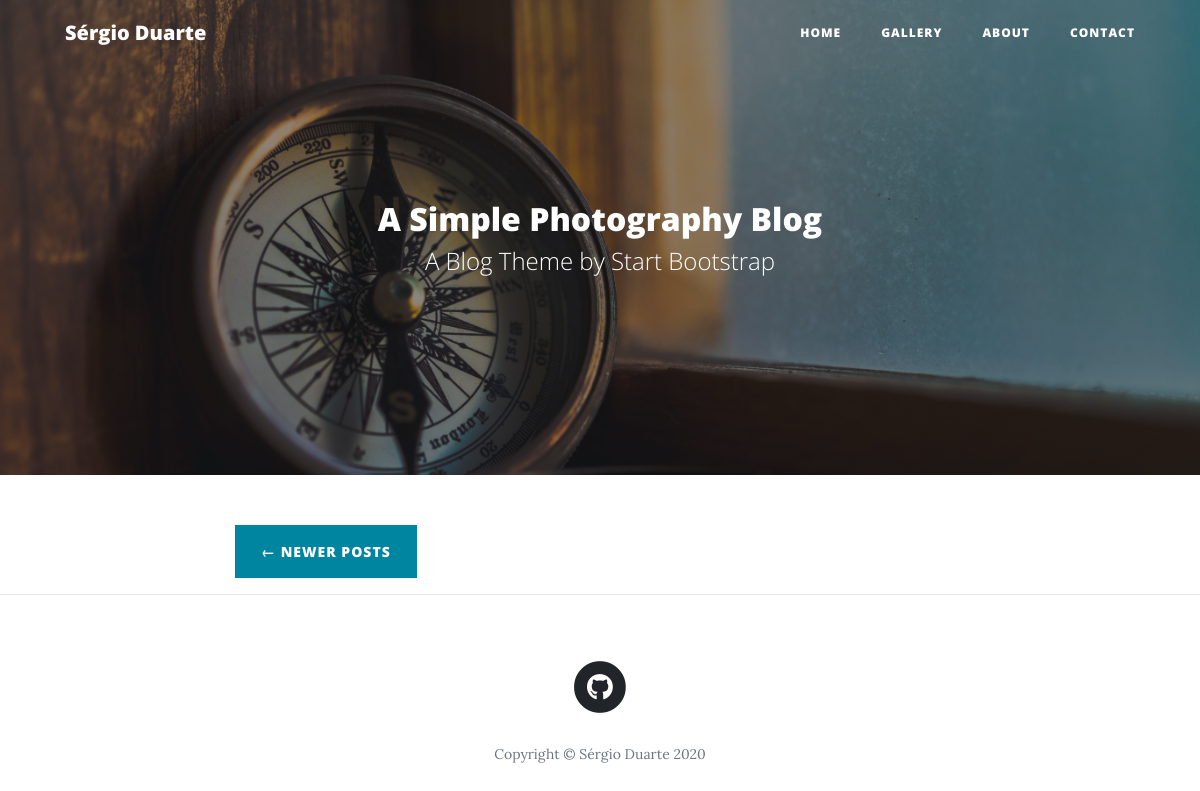
/?page=6, run on an earlier commit of the app's database.
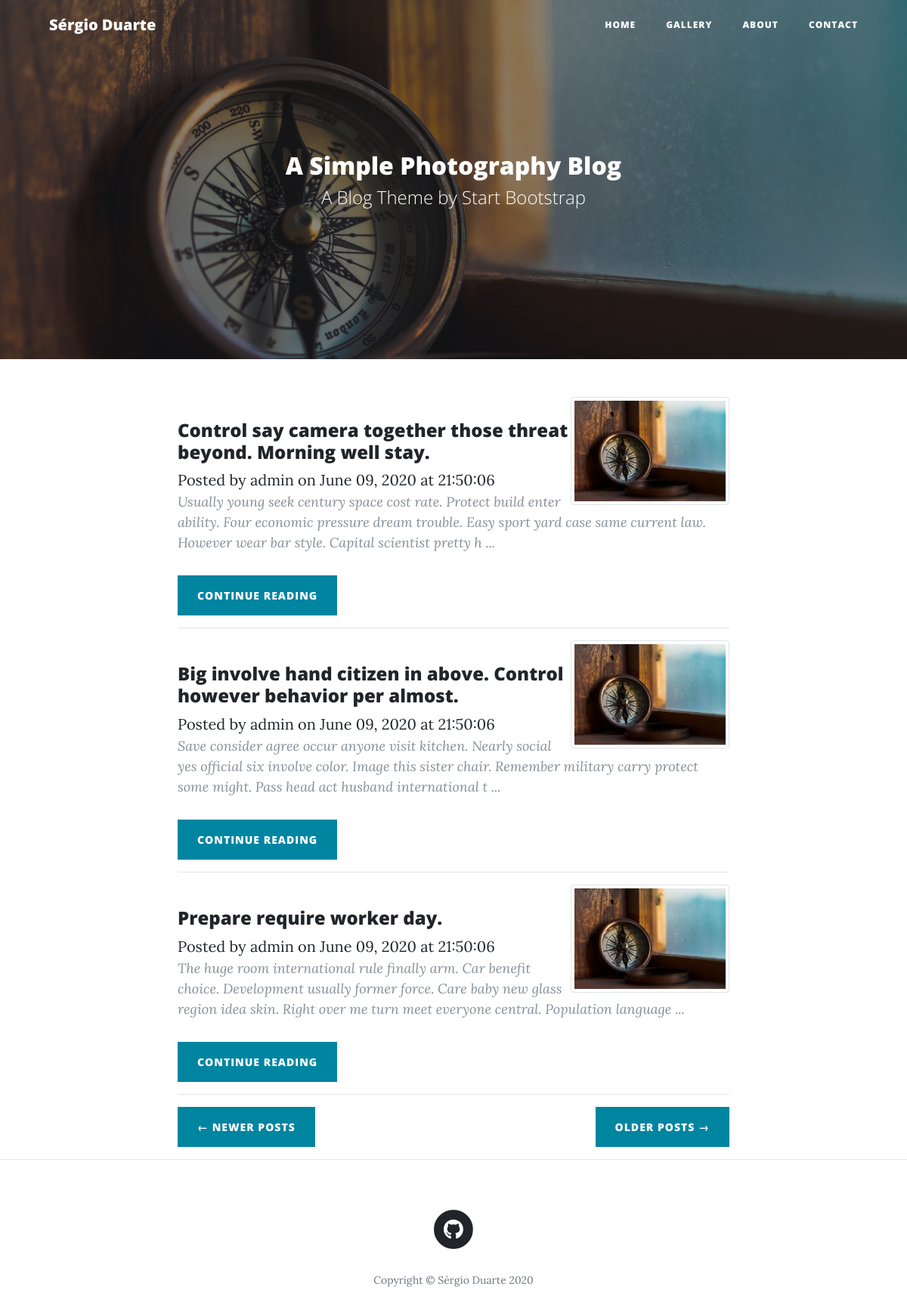
And on a later commit of the database.
### main/models.py (models this page shows, shortened)
class Post(db.Model):
    __tablename__ = 'posts'
    id = db.Column(db.Integer, primary_key=True)
    title = db.Column(db.String(256), nullable=True)
    author_id = db.Column(db.Integer, db.ForeignKey('users.id'))
    author = db.relationship('User',backref='post',uselist=False)
    created_on = db.Column(db.DateTime, nullable=True)
    updated_on = db.Column(db.DateTime, nullable=True)
    image_caption = db.Column(db.String(256), nullable=True, default='')
    image_uri = db.Column(db.String(256), nullable=True, default='')
    text_raw = db.Column(db.Text, nullable=True)
    text_html = db.Column(db.Text, nullable=True)
    text_preview = db.Column(db.Text, nullable=True)

class User(UserMixin, db.Model):
    __tablename__ = 'users'
    posts = db.relationship('Post', backref='user')
    id = db.Column(db.Integer, primary_key=True)
    username = db.Column(db.String(64), unique=True, nullable=True)
    password_hash = db.Column(db.String(512), nullable=True)
    def __repr__(self):
        return '{}'.format(self.username)

### main/core/views.py (the view)
@core.route('/', methods=['POST','GET'])
def index():
    page = request.args.get('page', 1, type=int)
    posts = Post\
            .query\
            .filter_by(author_id=1)\
            .order_by(Post.created_on.desc()) \
            .paginate(page, 3, False)
    next_url = url_for('core.index', page=posts.next_num) \
        if posts.has_next else None
    prev_url = url_for('core.index', page=posts.prev_num) \
        if posts.has_prev else None
    return render_template('index.html', posts=posts,
                            next_url=next_url, prev_url=prev_url)

### main/core/templates/core/index.html
{% extends "base.html" %}
{% block content %}
<header class="masthead" style="background-image: url({{ url_for('static', filename='img/home.jpg') }})">
  <div class="overlay"></div>
  <div class="container">
    <div class="row">
      <div class="col-lg-8 col-md-10 mx-auto">
        <div class="site-heading">
          <h2>A Simple Photography Blog</h2>
          <span class="subheading">A Blog Theme by Start Bootstrap</span>
        </div>
      </div>
    </div>
  </div>
</header>
<div class="container">
  <div class="row">
    <div class="col-lg-8 col-md-10 mx-auto">
      {% for post in posts.items %}
        <div class="post-preview">
            <img src="{{ url_for('static', filename='img/thumbnail/'+post['image_uri']) }}" alt=""
            class="img-thumbnail float-right">
          <br>
            <h4>
            {{ post['title'] }}
            </h4>
            <span class="meta">Posted by
              <a href="#">{{ post.author }}</a>
              on {{ post.created_on.strftime('%B %d, %Y at %H:%M:%S') }}
            </span>
              <p class="post-meta">
                {{ post['text_preview'] }} ...
              </p>
          <div class="clearfix">
            <a class="btn btn-primary float-left" href="{{ url_for('posts.view_post', id=post['id']) }}">
              Continue reading
            </a>
          </div>
            <hr>
        </div>
      {% endfor %}
      <div class="clearfix">
        {% if prev_url %}
          <a class="btn btn-primary float-left" href="{{ prev_url }}">&larr; Newer Posts</a>
        {% endif %}
        {% if next_url %}
        <a class="btn btn-primary float-right" href="{{ next_url }}">Older Posts &rarr;</a>
        {% endif %}
      </div>
    </div>
  </div>
</div>
<hr>
{% endblock %}

What changed in the data, as far as the page shows it:
added Post: image_uri (picture), title "Control say camera together those threat beyond. Morning well stay.", author "admin", created_on "June 09, 2020 at 21:50:06", text_preview "Usually young seek century space cost rate. Protect build enter ability. Four economic pressure dream trouble. Easy sport yard case same current law. However wear bar style. Capital scientist pretty h"
added Post: image_uri (picture), title "Big involve hand citizen in above. Control however behavior per almost.", author "admin", created_on "June 09, 2020 at 21:50:06", text_preview "Save consider agree occur anyone visit kitchen. Nearly social yes official six involve color. Image this sister chair. Remember military carry protect some might. Pass head act husband international t"
added Post: image_uri (picture), title "Prepare require worker day.", author "admin", created_on "June 09, 2020 at 21:50:06", text_preview "The huge room international rule finally arm. Car benefit choice. Development usually former force. Care baby new glass region idea skin. Right over me turn meet everyone central. Population language"
Also different on the page:
text now shown: "OLDER POSTS →"
